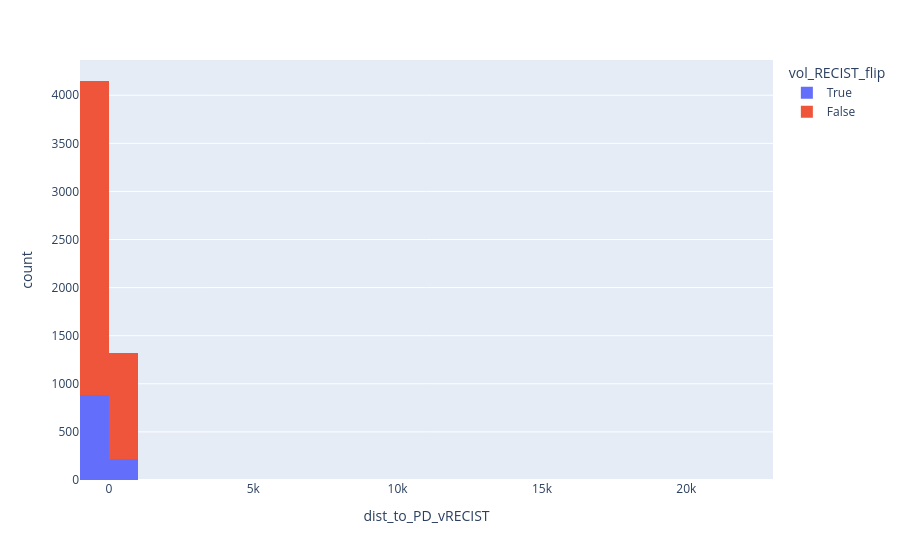

The cell this chart's notebook holds for it:
### Code cell
fig = px.histogram(v_pd_samples, x="dist_to_PD_vRECIST", color="vol_RECIST_flip", nbins=bin_count)
fig.show()

### Figure 1 — Plotly figure (JSON) as saved in the notebook; plotly's stock layout.template omitted (floating-point values rounded to 4 significant figures; data arrays with more than 128 entries replaced by an {"elided": "..."} marker saying what was removed)
{"data": [{"bingroup": "x", "hovertemplate": "vol_RECIST_flip=True<br>dist_to_PD_vRECIST=%{x}<br>count=%{y}<extra></extra>", "legendgroup": "True", "marker": {"color": "#636efa", "pattern": {"shape": ""}}, "name": "True", "nbinsx": 25, "orientation": "v", "showlegend": true, "type": "histogram", "x": {"elided": "1104 float values"}, "xaxis": "x", "yaxis": "y"}, {"bingroup": "x", "hovertemplate": "vol_RECIST_flip=False<br>dist_to_PD_vRECIST=%{x}<br>count=%{y}<extra></extra>", "legendgroup": "False", "marker": {"color": "#EF553B", "pattern": {"shape": ""}}, "name": "False", "nbinsx": 25, "orientation": "v", "showlegend": true, "type": "histogram", "x": {"elided": "4382 float values"}, "xaxis": "x", "yaxis": "y"}], "layout": {"barmode": "relative", "legend": {"title": {"text": "vol_RECIST_flip"}, "tracegroupgap": 0}, "margin": {"t": 60}, "xaxis": {"anchor": "y", "domain": [0, 1], "title": {"text": "dist_to_PD_vRECIST"}}, "yaxis": {"anchor": "x", "domain": [0, 1], "title": {"text": "count"}}}}
